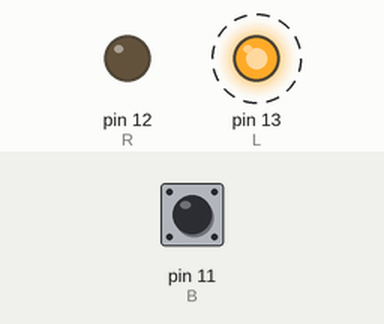
Simulated run of this sketch. Board: Arduino Uno, built with avr-gcc and run on an emulated ATmega328P. On the bench: output pins drawn as LEDs (lit = HIGH). Dashed ring = blinking. The test bench sets the inputs (shaded band); at power-on: pin 11 (B) HIGH.

Above: at 1.2 s.
1.3 s: pin 11 (B) pulled LOW for 0.15 s
At 3.8 s:
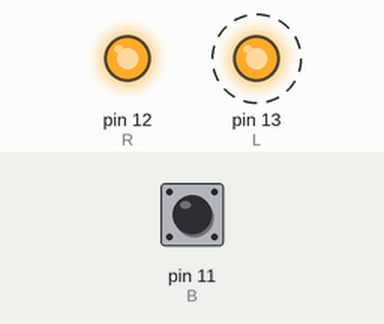
4.4 s: pin 11 (B) pulled LOW for 1 s
At 6.7 s:
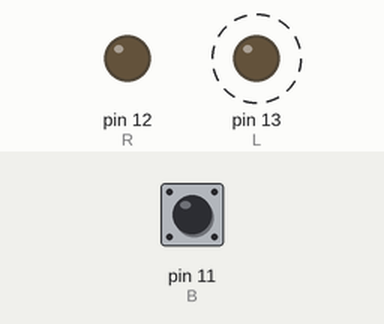
8.4 s: pin 11 (B) pulled LOW for 3.2 s
At 12.4 s:
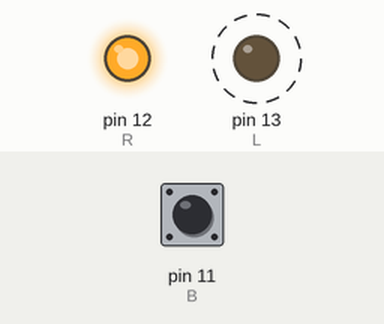
Timing chart, 0 to 20.6 s (numbered marks = the images above; inputs shaded):
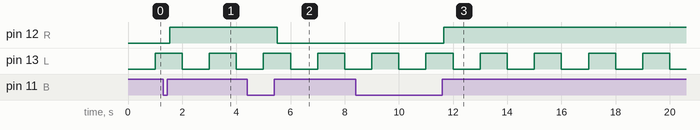

The sketch:

sketch_apr13a.ino
```cpp
#include <Bounce2.h>
#include <SimpleTimer.h>

const int B = 11, L = 13, R = 12;

SimpleTimer timer;
Bounce bounce = Bounce();
bool r = false, l = false;

void setup() {
  pinMode(L, OUTPUT);
  pinMode(R, OUTPUT);
  pinMode(B, INPUT_PULLUP);

  bounce.attach(B);
  bounce.interval(50);

  timer.setInterval(1, tick);
  timer.setInterval(1000, toggle);
}

void loop() {
  timer.run();
}

void tick() {
  bounce.update();
  if (bounce.rose()) digitalWrite(R, r = !r);
}

void toggle() {
  digitalWrite(L, l = !l);
}
```

Measured:
- after the input at 1.3 s, pin 12 (R): LOW → HIGH after 0.24 s
- after the input at 4.4 s, pin 12 (R): HIGH → LOW after 1.1 s
- after the input at 8.4 s, pin 12 (R): LOW → HIGH after 3.2 s
- by itself, pin 13 (L): alternates HIGH for 1.0 s and LOW for 1.0 s
